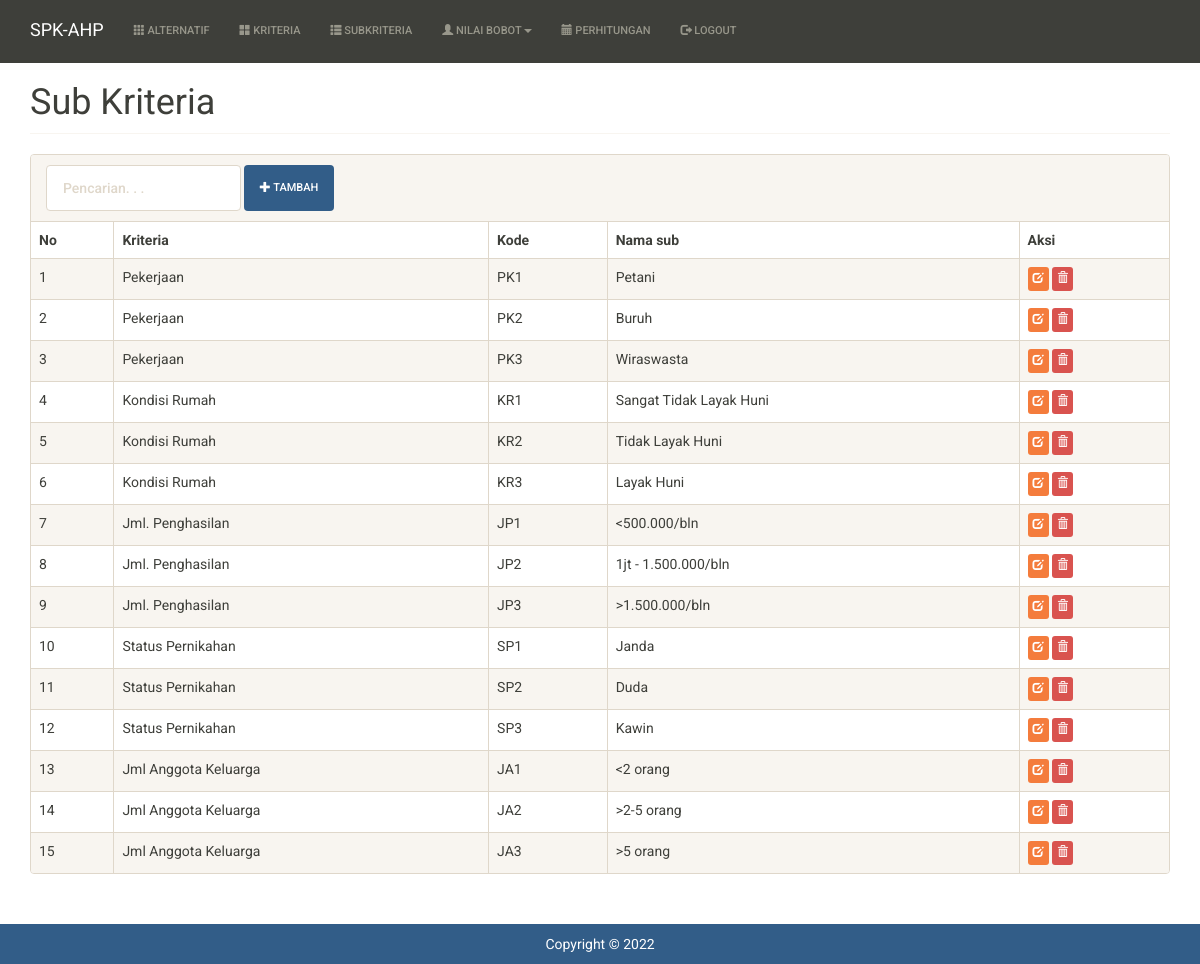
/index.php?m=sub (signed in), run on the app's committed database.
### tables this page shows
CREATE TABLE `tb_sub` (
  `kode_sub` varchar(255) NOT NULL,
  `kode_kriteria` varchar(255) DEFAULT NULL,
  `nama_sub` varchar(255) DEFAULT NULL,
  `nilai_sub` double DEFAULT NULL,
  PRIMARY KEY (`kode_sub`)
);

CREATE TABLE `tb_kriteria` (
  `kode_kriteria` varchar(16) NOT NULL,
  `nama_kriteria` varchar(256) DEFAULT NULL,
  PRIMARY KEY (`kode_kriteria`)
);

### config.php (called while the page is built)
<?php
$config["server"] = 'localhost';
$config["username"] = 'root';
$config["password"] = '';
$config["database_name"] = 'ahp_crips';

### functions.php (called while the page is built, shortened)
<?php
include 'config.php';
include 'includes/db.php';
$db = new DB($config['server'], $config['username'], $config['password'], $config['database_name']);
include 'includes/general.php';

### includes/general.php (called while the page is built, shortened)
<?php
function esc_field($str)
{
    return addslashes($str);
}

### includes/db.php (called while the page is built, shortened)
<?php
class DB
{
    var $conn = null;
    public function __construct($host, $username, $passwd, $dbname)
    {
        $this->conn = mysqli_connect($host, $username, $passwd, $dbname);
    }
    public function query($sql)
    {
        $query = mysqli_query($this->conn, $sql) or die('<pre>Error mysqli_query: ' . mysqli_error($this->conn) . '<br />' . $sql . '</pre>');
        return $query;
    }
    public function get_results($sql)
    {
        $query = $this->query($sql);
        $arr = array();
        while ($row = mysqli_fetch_object($query)) {
            $arr[] = $row;
        }
        return $arr;
    }
}

### sub.php (the view, shortened to what this page needs)
<div class="page-header">
    <h1>Sub Kriteria</h1>
</div>
<div class="panel panel-default">
    <div class="panel-heading">
        <form class="form-inline">
            <div class="form-group">
                <input class="form-control" type="text" placeholder="Pencarian. . ." name="q" value="<?= $_GET['q'] ?>" />
            </div>
            <div class="form-group">
                <a class="btn btn-primary" href="?m=sub_tambah"><span class="glyphicon glyphicon-plus"></span> Tambah</a>
            </div>
        </form>
    </div>
    <div class="table-responsive">
        <table class="table table-bordered table-hover table-striped">
            <thead>
                <tr>
                    <th>No</th>
                    <th>Kriteria</th>
                    <th>Kode</th>
                    <th>Nama sub</th>
                    <th>Aksi</th>
                </tr>
            </thead>
            <?php
            $q = esc_field($_GET['q']);
            $rows = $db->get_results("SELECT * FROM tb_sub s
                INNER JOIN tb_kriteria k ON s.kode_kriteria=k.kode_kriteria
                WHERE nama_sub LIKE '%$q%' ORDER BY k.kode_kriteria, s.kode_sub");
            $no = 0;
            foreach ($rows as $row) : ?>
                <tr>
                    <td><?= ++$no ?></td>
                    <td><?= $row->nama_kriteria ?></td>
                    <td><?= $row->kode_sub ?></td>
                    <td><?= $row->nama_sub ?></td>
                    <td>
                        <a class="btn btn-xs btn-warning" href="?m=sub_ubah&ID=<?= $row->kode_sub ?>"><span class="glyphicon glyphicon-edit"></span></a>
                        <a class="btn btn-xs btn-danger" href="aksi.php?act=sub_hapus&ID=<?= $row->kode_sub ?>" onclick="return confirm('Hapus data?')"><span class="glyphicon glyphicon-trash"></span></a>
                    </td>
                </tr>
            <?php endforeach ?>
        </table>
    </div>
</div>

### assets/css/general.css (style rules this page uses)
html { position: relative; min-height: 100%; }
body { margin-bottom: 70px; }
.page-header { margin-top: 0; padding-bottom: 0; }
.page-header h1 { margin-top: 0; }

### data on the page
tb_sub: kode_kriteria.nama_kriteria "Pekerjaan", kode_sub "PK1", nama_sub "Petani"
tb_sub: kode_kriteria.nama_kriteria "Pekerjaan", kode_sub "PK2", nama_sub "Buruh"
tb_sub: kode_kriteria.nama_kriteria "Pekerjaan", kode_sub "PK3", nama_sub "Wiraswasta"
tb_sub: kode_kriteria.nama_kriteria "Kondisi Rumah", kode_sub "KR1", nama_sub "Sangat Tidak Layak Huni"
tb_sub: kode_kriteria.nama_kriteria "Kondisi Rumah", kode_sub "KR2", nama_sub "Tidak Layak Huni"
tb_sub: kode_kriteria.nama_kriteria "Kondisi Rumah", kode_sub "KR3", nama_sub "Layak Huni"
tb_sub: kode_kriteria.nama_kriteria "Jml. Penghasilan", kode_sub "JP1", nama_sub "<500.000/bln"
tb_sub: kode_kriteria.nama_kriteria "Jml. Penghasilan", kode_sub "JP2", nama_sub "1jt - 1.500.000/bln"
tb_sub: kode_kriteria.nama_kriteria "Jml. Penghasilan", kode_sub "JP3", nama_sub ">1.500.000/bln"
tb_sub: kode_kriteria.nama_kriteria "Status Pernikahan", kode_sub "SP1", nama_sub "Janda"
tb_sub: kode_kriteria.nama_kriteria "Status Pernikahan", kode_sub "SP2", nama_sub "Duda"
tb_sub: kode_kriteria.nama_kriteria "Status Pernikahan", kode_sub "SP3", nama_sub "Kawin"
tb_sub: kode_kriteria.nama_kriteria "Jml Anggota Keluarga", kode_sub "JA1", nama_sub "<2 orang"
tb_sub: kode_kriteria.nama_kriteria "Jml Anggota Keluarga", kode_sub "JA2", nama_sub ">2-5 orang"
tb_sub: kode_kriteria.nama_kriteria "Jml Anggota Keluarga", kode_sub "JA3", nama_sub ">5 orang"
